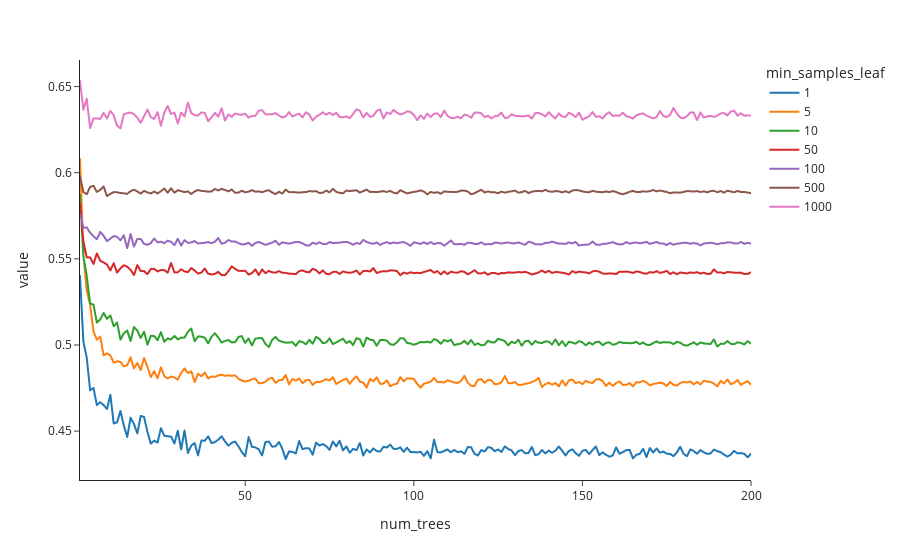

Notebook code for this chart:
### Code cell
px.line(
    min_samples_num_trees_df.pivot(index = 'num_trees', columns = 'min_samples_leaf', values = 'val_mae')
)

### Figure 1 — Plotly figure (JSON) as saved in the notebook; plotly's stock layout.template omitted (floating-point values rounded to 4 significant figures; data arrays with more than 128 entries replaced by an {"elided": "..."} marker saying what was removed)
{"data": [{"hovertemplate": "min_samples_leaf=1<br>num_trees=%{x}<br>value=%{y}<extra></extra>", "legendgroup": "1", "line": {"color": "#1F77B4", "dash": "solid"}, "marker": {"symbol": "circle"}, "mode": "lines", "name": "1", "showlegend": true, "type": "scattergl", "x": {"elided": "200 int values"}, "xaxis": "x", "y": {"elided": "200 float values"}, "yaxis": "y"}, {"hovertemplate": "min_samples_leaf=5<br>num_trees=%{x}<br>value=%{y}<extra></extra>", "legendgroup": "5", "line": {"color": "#FF7F0E", "dash": "solid"}, "marker": {"symbol": "circle"}, "mode": "lines", "name": "5", "showlegend": true, "type": "scattergl", "x": {"elided": "200 int values"}, "xaxis": "x", "y": {"elided": "200 float values"}, "yaxis": "y"}, {"hovertemplate": "min_samples_leaf=10<br>num_trees=%{x}<br>value=%{y}<extra></extra>", "legendgroup": "10", "line": {"color": "#2CA02C", "dash": "solid"}, "marker": {"symbol": "circle"}, "mode": "lines", "name": "10", "showlegend": true, "type": "scattergl", "x": {"elided": "200 int values"}, "xaxis": "x", "y": {"elided": "200 float values"}, "yaxis": "y"}, {"hovertemplate": "min_samples_leaf=50<br>num_trees=%{x}<br>value=%{y}<extra></extra>", "legendgroup": "50", "line": {"color": "#D62728", "dash": "solid"}, "marker": {"symbol": "circle"}, "mode": "lines", "name": "50", "showlegend": true, "type": "scattergl", "x": {"elided": "200 int values"}, "xaxis": "x", "y": {"elided": "200 float values"}, "yaxis": "y"}, {"hovertemplate": "min_samples_leaf=100<br>num_trees=%{x}<br>value=%{y}<extra></extra>", "legendgroup": "100", "line": {"color": "#9467BD", "dash": "solid"}, "marker": {"symbol": "circle"}, "mode": "lines", "name": "100", "showlegend": true, "type": "scattergl", "x": {"elided": "200 int values"}, "xaxis": "x", "y": {"elided": "200 float values"}, "yaxis": "y"}, {"hovertemplate": "min_samples_leaf=500<br>num_trees=%{x}<br>value=%{y}<extra></extra>", "legendgroup": "500", "line": {"color": "#8C564B", "dash": "solid"}, "marker": {"symbol": "circle"}, "mode": "lines", "name": "500", "showlegend": true, "type": "scattergl", "x": {"elided": "200 int values"}, "xaxis": "x", "y": {"elided": "200 float values"}, "yaxis": "y"}, {"hovertemplate": "min_samples_leaf=1000<br>num_trees=%{x}<br>value=%{y}<extra></extra>", "legendgroup": "1000", "line": {"color": "#E377C2", "dash": "solid"}, "marker": {"symbol": "circle"}, "mode": "lines", "name": "1000", "showlegend": true, "type": "scattergl", "x": {"elided": "200 int values"}, "xaxis": "x", "y": {"elided": "200 float values"}, "yaxis": "y"}], "layout": {"legend": {"title": {"text": "min_samples_leaf"}, "tracegroupgap": 0}, "margin": {"t": 60}, "xaxis": {"anchor": "y", "domain": [0, 1], "title": {"text": "num_trees"}}, "yaxis": {"anchor": "x", "domain": [0, 1], "title": {"text": "value"}}}}
